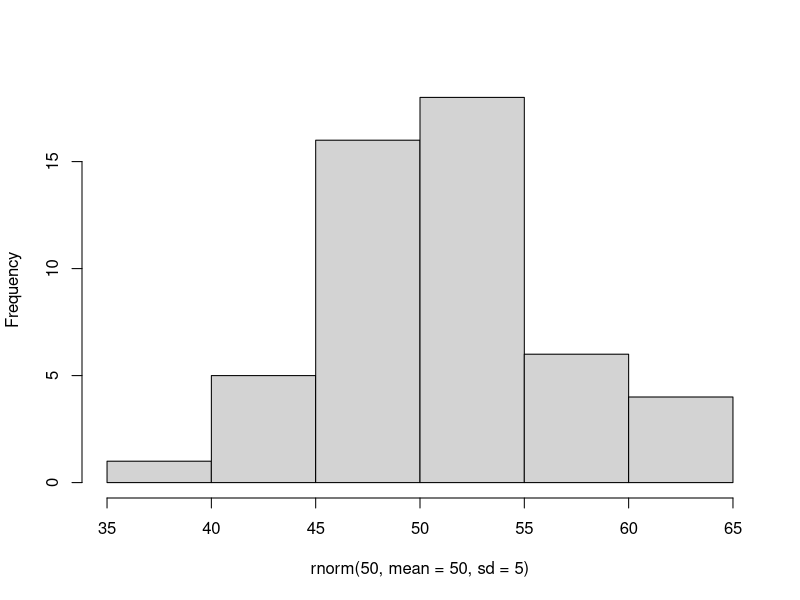
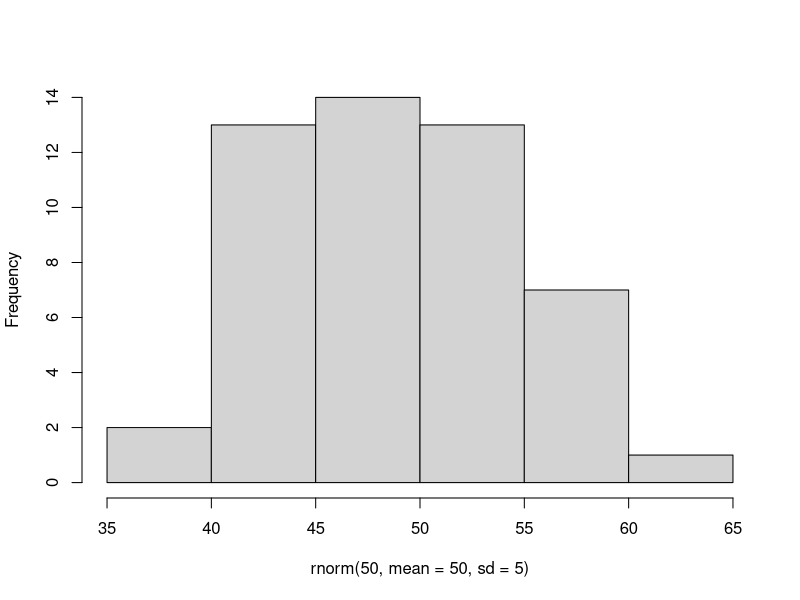
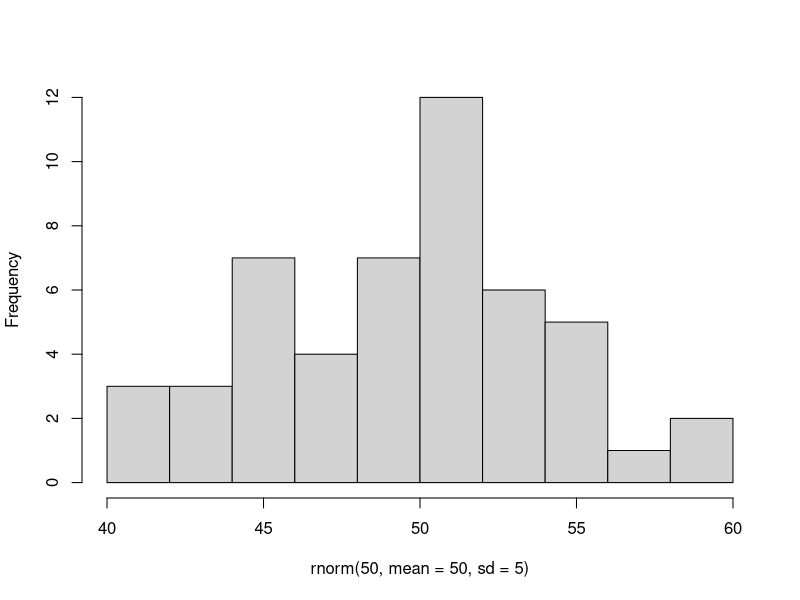
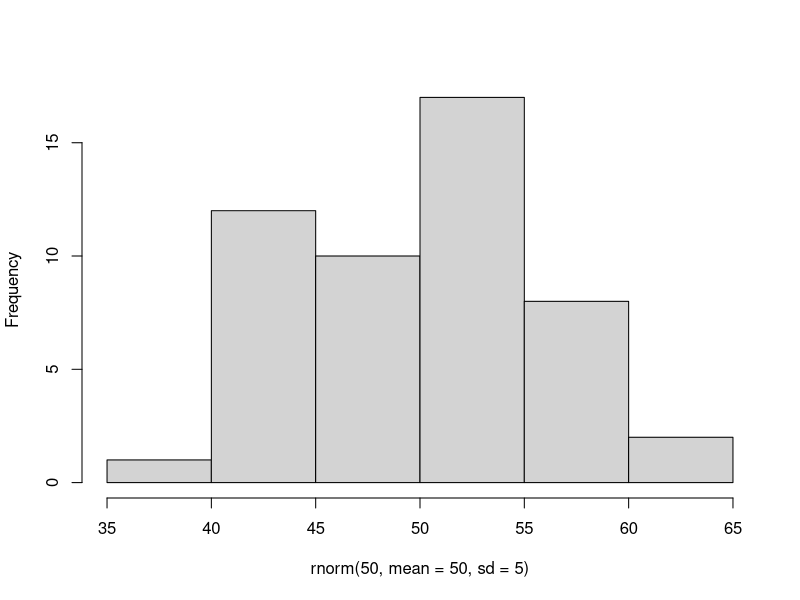
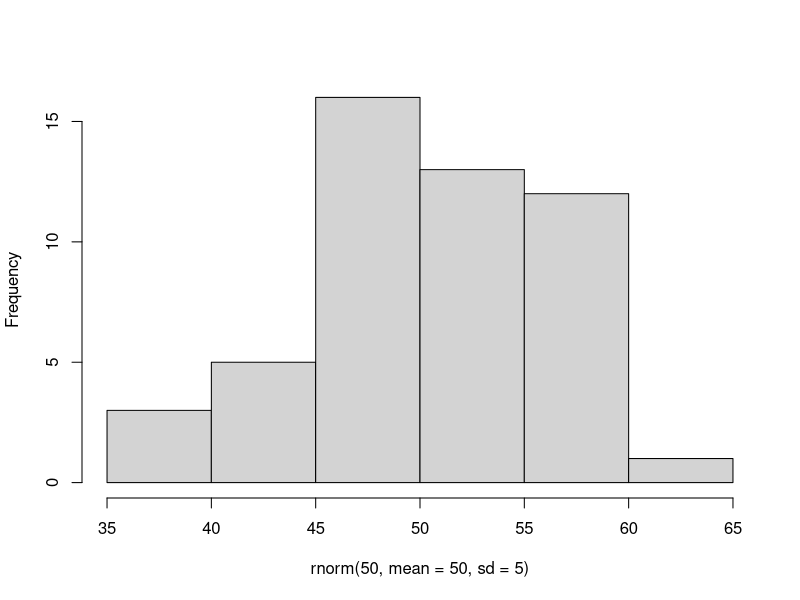
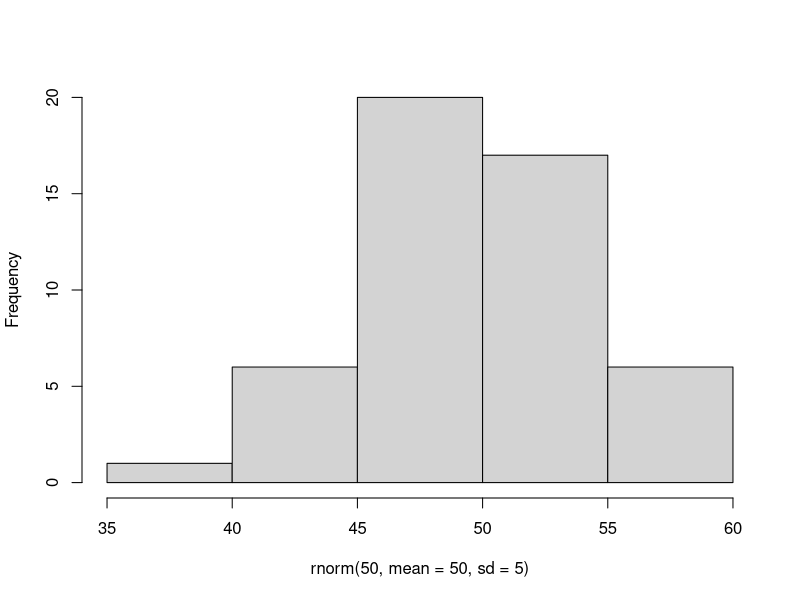
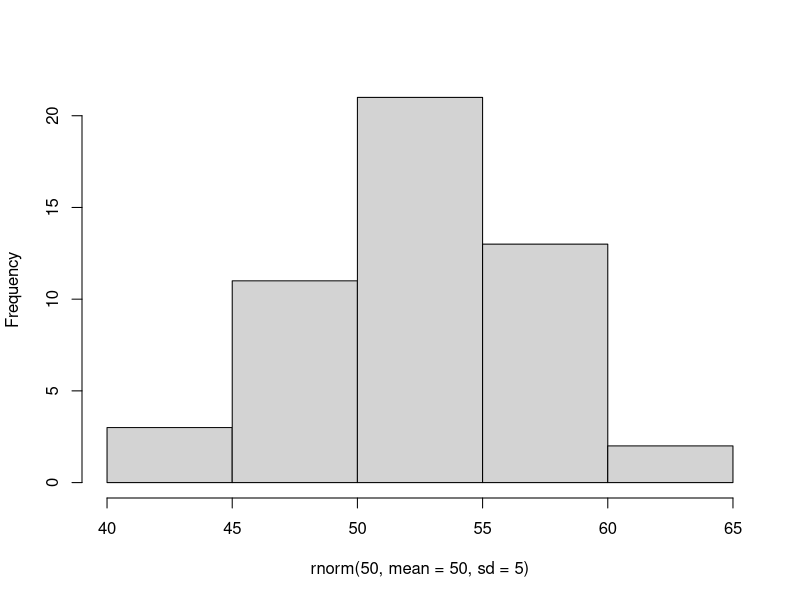
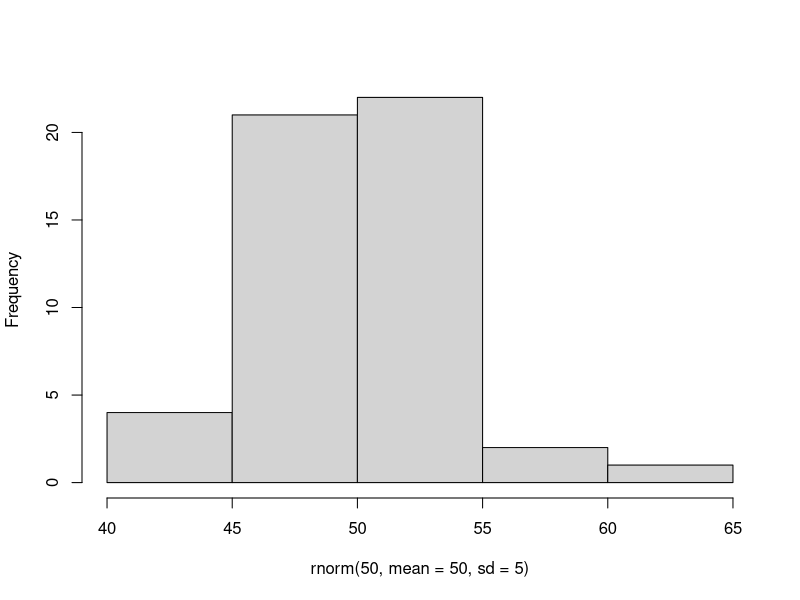

The R script that drew these images, in order:
## ---- chunk 1
#| layout-ncol: 5
#| echo: false

for (i in seq_along(1:10)) {
  hist(rnorm(50, mean = 50, sd = 5), main = NULL)
}

